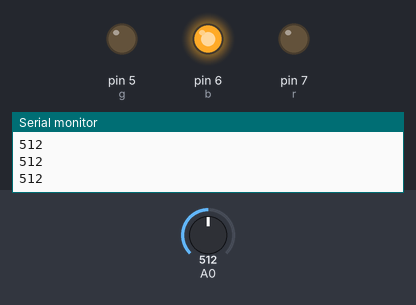
Simulated run of this sketch. Board: Arduino Uno, built with avr-gcc and run on an emulated ATmega328P. Parts: output pins drawn as LEDs (lit = HIGH), the last lines printed to the serial monitor. The test bench sets the inputs (shaded band); at power-on: A0 = 512.

Above: at 1.2 s.
1.3 s: A0 set to 583
2.8 s: A0 set to 612
At 3.3 s:
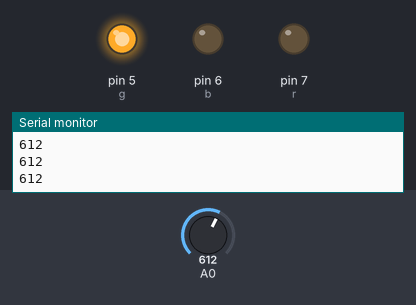
4.3 s: A0 set to 290
At 5.5 s:
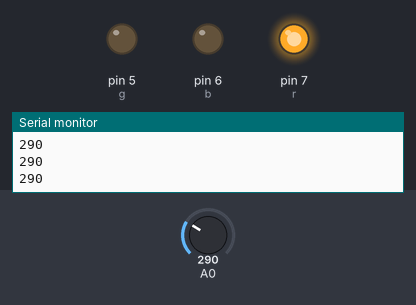
5.8 s: A0 set to 317
At 6.7 s:
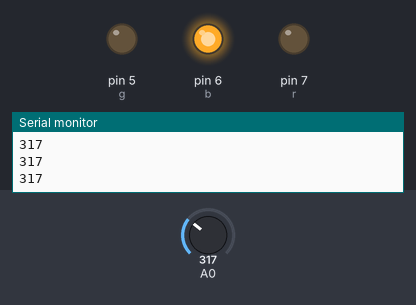
7.3 s: A0 set to 122
At 7.8 s:
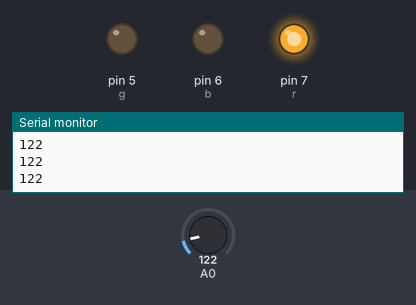
Timing chart, 0 to 9.8 s (numbered marks = the images above; inputs shaded):
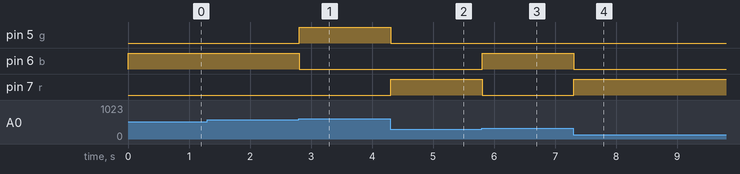

Measured:
- the behaviour switches between 600 and 601 on A0 (found by bisection; images 0 and 1)
- the behaviour switches between 300 and 301 on A0 (found by bisection; images 2 and 3)
- after the input at 2.8 s, pin 5 (g): LOW → HIGH at once; pin 6 (b): HIGH → LOW at once
- after the input at 4.3 s, pin 5 (g): HIGH → LOW at once; pin 7 (r): LOW → HIGH at once
- after the input at 5.8 s, pin 6 (b): LOW → HIGH at once; pin 7 (r): HIGH → LOW at once
- after the input at 7.3 s, pin 6 (b): HIGH → LOW at once; pin 7 (r): LOW → HIGH at once

The sketch:

SOIL_MOISTURE.ino
```cpp
// C++ code
//SOIL MOISTURE.

int r = 7, b = 6, g = 5;

void setup()
{
  Serial.begin(9600);
  pinMode(r, OUTPUT);
   pinMode(b, OUTPUT);
   pinMode(g, OUTPUT);
}

void loop()
{
  int moisture;

  moisture = analogRead(A0);
  Serial.println(moisture);

  if(moisture >= 0 && moisture <= 300)
  {
    red();
  }
  if(moisture > 300 && moisture <= 600)
  {
    blue();
  }
  if(moisture > 600)
  {
    green();
  }

}

void red()
{
  digitalWrite(r, HIGH);
  digitalWrite(b, LOW);
  digitalWrite(g, LOW);
}
void blue()
{
  digitalWrite(b, HIGH);
  digitalWrite(r, LOW);
  digitalWrite(g, LOW);
}

void green()
{
  digitalWrite(g, HIGH);
  digitalWrite(b, LOW);
  digitalWrite(r, LOW);
}
```
